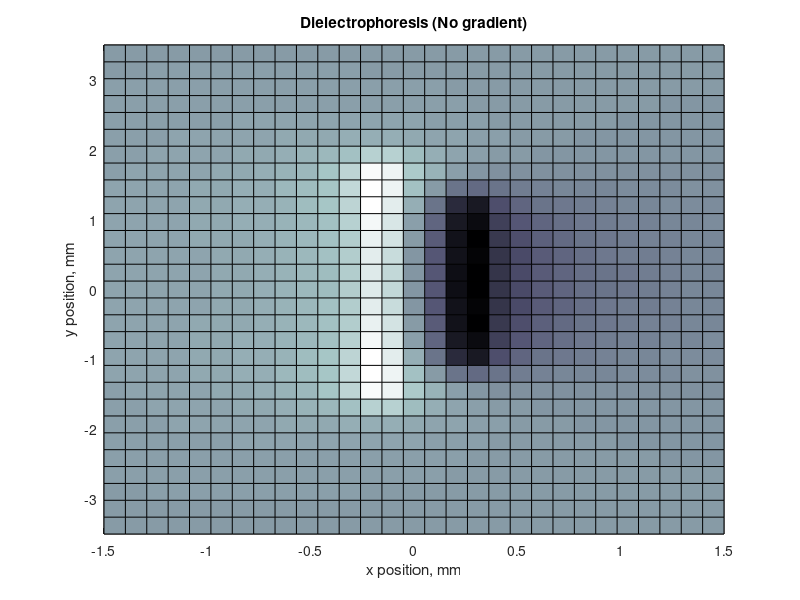

The MATLAB script that drew this image: (Note: this script raises an error after producing the figure.)
%%%%%%%%%%%%%%%%%%%%%%
%Step0_Session4_F1013B
%%%%%%%%%%%%%%%%%%%%%%

%Continue with the latest version of your code. Do the following.

%TO-DO%
%(1) Using now the concept of electric potential V(i,j) and its relation with the
%E-Field, calculate (using the same three nested for loops preferrably),
%the E field using Matlab's "gradient" function.  

%(2) Using again the command streamslice, create a new canvas to plot the
%aforementioned electric field, using the gradient.

%(3) Add and plot the equipotential lines using the "contour" (use Matlab documentation) command in
%both associated canvases.

%(4) Test the robustness of you code via changing the Nq, Lp and Ln
%values (what happens with the field lines?) - Expect questions of this
%sort in your Oral Exam.

clear;
clc;
clf;

%-----------------?------------------%
Lp=3.5;                      % Longitud placa positiva
Ln=2.5;                      % Longitud placa negativa
t=0.02;                      % Grosor de los electrones
d=0.4;                       % Distancia entre placas
p=0.01;                      % Distancia minima entre las cargas

% Define the characteristics of the electrodes
ke=1/(4*pi*8.85*10^-12);     % Constante del campo electrico
Q=1e-3;                      % Carga electrica en Coulombs
Nq=28;                       % Numero de cargas

%-----------------?------------------%

xmin_original=-d/2-3*t;  xmax_original=-xmin_original;  % 
xmin=-d/2-3*t;  xmax=-xmin;                             % 
ymin=2*(-Lp/2);   ymax=-ymin;                           % 

%-----------------Asegurar que las dimenciones que el area de trabajo sea el adecuado------------------%
if ymin <= -1  
    if xmin >= -0.5 && xmax <= 0.5
            xmin = -1.5;
            xmax = -xmin;
    end
end

%---------------% Se define una malla de puntos en el espacio 2D --------------------%
Ny=30;  Nx=Ny;
x=linspace(xmin, xmax, Nx); y=linspace(ymin, ymax, Ny); % Dibujar puntos en x y y

%-----------------Parches------------------%

vertices2d=[[-d/2-t,Lp/2]    %1 Vertice 1
    [-d/2,Lp/2]              %2 Vertice 2
    [-d/2,-Lp/2]             %3  Vertice 3
    [-d/2-t,-Lp/2]           %4 Vertice 4
    [d/2,Ln/2]               %5 Vertice 5
    [d/2+t,Ln/2]             %6  Vertice 6
    [d/2+t,-Ln/2]            %7  Vertice 7
    [d/2,-Ln/2]];            %8  Vertice 8

%  Las caras del cubo para conectar los vertices
facesP=[1 2 3 4 1];
facesN=[5 6 7 8 5];

% 
colorP=[0.95,0,0];           % Ponerle colores a las caras color rojo
colorN=[0,0,0.7];            % Color azul

%---------------------Start positioning charges------------------%
% Define a linear charge differential
dq=Q/Nq;                     % Charge differential magnitude

% Define the positions of the charges
yp=linspace(-(1-p)*Lp/2,(1-p)*Lp/2,Nq); % Positive charges Y positions, colorcar las cargas sobre las placas
xp(1:Nq)=-d/2-t/2;                      % Positive charges X positions
yn=linspace(-(1-p)*Ln/2,(1-p)*Ln/2,Nq);  % Negative charges Y positions
xn(1:Nq)= d/2+t/2;                                % Negative charges X positions

%Uncomment and complete the following template code to find out if
%you are placing you charges correctly. Additionally, play with some of the
%parameters above, to make sure that the dicrete charges are distributed
%between your plates. Finally, change the lenght of your plates, and see if
%your code responds accordingly.

plot(xp,yp,'*')
hold on
plot(xn,yn,'*') % Same but for negative charges


%-------Electric field calculation for every XY point (No gradient)-------%
% 
% % Initialize potential here
  V(1:Nx,1:Ny)=0;
% 
% % % Initialize electric field components
  % Inicializar componentes del campo eléctrico
Ex = zeros(Nx, Ny);  % Componente X del campo eléctrico
Ey = zeros(Nx, Ny);  % Componente Y del campo eléctrico
 
% % % Calculate electric field components
% %Three nested for loops start here...
 
  for i = 1:Nx % Loop for x coordinate
      for j = 1:Ny % Loop for y coordinate
          for k = 1:Nq % Loop for every charge

              rx = x(i);
              ry = y(j);
              rxp = xp(k); % Posiciones de x de las cargas positivas
              ryp = yp(k);
              rxn = xn(k);
              ryn = yn(k);

               % Electric Field
              r3psep = (sqrt((rx-rxp)^2 + (ry-ryp)^2))^3; % Distancia a la carga positiva
              r3nsep = (sqrt((rx - rxn)^2 + (ry - ryn)^2))^3; % Distancia a la carga negativa

              Ex(i, j) = Ex(i, j) + ke * dq * (rx - rxp) / r3psep - ke * dq * (rx - rxn)/r3nsep;% Componente x de E
              Ey(i, j) = Ey(i, j) + ke * dq * (ry - ryp) / r3psep - ke * dq * (ry -ryn)/r3nsep; % Componente y de E
               
                
              % Electric Potencial
              rpsep = (sqrt((rx-rxp)^2 + (ry-ryp)^2)); % Distancia a la carga positiva
              rnsep = (sqrt((rx - rxn)^2 + (ry - ryn)^2));
              V(i, j) = V(i, j) + ke * dq * (1/rpsep - 1/rnsep);
          end
      end
  end
 

% %Some place here you must calculate the E-field components.
% %Some place you must calculate V(i,j) potential for ith, jth position.

 
% %Three anidated for loops ends here...
% 
% % Calculate the electric field components using the gradient of potential
% % here
% 
[ExP, EyP] = gradient(V'); % Why do we need V' instead of V?
% Se usa la traspuesta V' porque en MATLAB las filas de una matriz representan el eje (y) 
% y las columnas el eje (x), lo cual es opuesto a la convención física donde columnas 
% corresponden a (x) y filas a (y).
ExP = -ExP;
EyP = -EyP;
% 
% % 
hold on
axis ([xmin xmax ymin ymax])
xlabel 'x position, mm'
ylabel 'y position, mm'
title 'Dielectrophoresis (No gradient)'
grid on
% 
% %Set aesthetics (for E-field plot) using the potential values recently added (just uncomment).
pcolor(x,y,V')                % Color map of the Voltage
colormap bone                 % Color
% 
% 
% %Use here the streamslice command to plot you calculated E-field...
streamslice(x,y,Ex',Ey',2);  % Electric field lines without gradient 
%                         % Why do we need Ex' and Ey' instead of Ex and Ey?
% 
% %Uncomment and comment (what are these new lines for?)
shading interp;
colorbar;
% 

patch('Faces',facesP,'Vertices',vertices2d,'FaceColor',colorP);
patch('Faces',facesN,'Vertices',vertices2d,'FaceColor',colorN);
 
% %%%-- Plot here now the E-Field using the gradient --%%%
% %Use previous lines as a template, use same aesthetics. 


figure;
hold on
axis ([xmin xmax ymin ymax])
xlabel 'x position, mm'
ylabel 'y position, mm'
title 'Dielectrophoresis (With gradient)'
grid on
% 
% %Set aesthetics (for E-field plot) using the potential values recently added (just uncomment).
pcolor(x,y,V')                % Color map of the Voltage
colormap bone

streamslice(x,y,ExP,EyP,2);
shading interp;
colorbar;
patch('Faces',facesP,'Vertices',vertices2d,'FaceColor',colorP);
patch('Faces',facesN,'Vertices',vertices2d,'FaceColor',colorN);


%% Step 1

%-------------------------Erythrocytes configuration----------------------%
h = 0.12; % Define the characteristics of the erythrocytes

%                                 % Define an adjustable parameter (biology enters here) using the letter "h". Consider that 
                                   % h<0.03 will be associated with healthy blood and h>0.2 with infected blood 
                                   % (for a final set of given parameters).

rad=(xmax - xmin)/50;  % Define the erythrocyte radius as a fraction of the x space scale.

Ne = 10;                             %  No. of erythrocytes to be modelled.

dt = 0.2;                             % time step variable "dt" in Arbitrary units (use a value of 0.2)

qe = 1e-6;                             % Create a variable "qe" to define the erythrocyte electric charge 
                               % (equally positives and negatives - why?),
                               % La misma cantidad qe, la carga neta del erythrocyte es 0
                               % use a value of 1 micro Coulombs.
                         
                            


%-------------------------Erythrocytes displacement-----------------------%
% Initialize the count of healthy and infected erythrocytes
healthy=0; infected=0;



% (3) Open a for loop that will run over the total number of erythrocytes (Ne) defined by the user, 
% and within it initialize the erythrocyte position (xe, ye) and velocities (Vx , Vy)... Think about it! :)

for ery = 1:Ne % Para cada erythrocyte
     path=animatedline('lineWidth',2,'lineStyle',':', 'color','y');
     dx = h * rand() * rad;  % Random displacement factor based on radius and parameter h
     fprintf('Erythrocyte: %d has an associated displacement of: %f\n', ery, dx);

    % Iniciar las posiciones x y y y velocidades
    xe = 0; % Al iniciar, la posicion es 0
    ye = ymax; % Caer desde la altura maxima
    Vx = 0;
    Vy = -1; % Esta negativo porque va hacia abajo
    
    % i = 0;
    while ye>ymin + dx % cada posicion en y
        addpoints(path,xe,ye);
        head = scatter(xe,ye,100,"filled","o","red");
        drawnow
        % Force calculation
        % Initialize electric force
        Fx = 0; % Siempre la componente en y es 0, entonces la fuerza solo va en direccion x
        % ye = y(Ny - i);
        % i = i + 1;
        % disp(ye)

        for k = 1:Nq % para cada carga
            % Calculate the distances from the erythrocyte
            % Lado izquierdo <-
            rnp= sqrt((xe-dx-xp(k)^2 + (ye-yp(k))^2)); % Carga positiva al ery
            % que pasaria si el dx seria muy chiquito o 0
            rnn = sqrt((xe-dx-xn(k)^2 + (ye-yn(k))^2));

            % Lado derecho ->
            rpp= sqrt((xe+dx-xp(k)^2 + (ye-yp(k))^2));
            rpn = sqrt((xe+dx-xn(k)^2 + (ye-yn(k))^2));

            % Calculate the force magnitud
            Fpp = -ke*dq*qe/(rpp^3);
            Fpn = -ke*dq*qe/(rpn^3);
            Fnn= ke*dq*qe/(rnn^3);
            Fnp= ke*dq*qe/(rnp^3);
            
            Fx = Fx + Fpn*(xe+dx-xn(k)) + Fpp*(xe+dx-xp(k)) + Fnn*(xe-dx-xn(k)) + Fnp*(xe-dx-xp(k));

        end

        % Calculate the nrw position of the ery assuming mass = 1
        a = Fx;
        Vx = Vx + a*dt;
        xe = xe + Vx*dt + 0.5*a*dt^2;
        ye= ye + dt*Vy;
        
        % Check if the erythrocyte is still within the valid Y range
        if ye > ymin + dx
            delete(head);  % Remove the current visual representation of the erythrocyte
        end
    end
    if xe<0.07
        healthy=healthy+1;
    else
        infected=infected+1;
    end
   
end
% Calculates what?
infected_probability = 100*infected/(healthy+infected);

% Creates what?
str = ['Infected probability of  ', num2str(infected_probability), ' %'];
annotation('textbox', [0.15, 0.8, 0.1, 0.1], 'String', str, 'FitBoxToText', 'on');
 
% (4) Next, inside this loop and after the initialization referred above, use (define) a while that will 
% run from the upmost Y-coordinate of the erythrocyte, say "ye", to the bottom-most (down-most)  
% Y-coordinate of the erythrocyte (say "ye>ymin"). 
% 
% (5)Finally, inside this while open another for loop that will run from charge 1 all the way to the last 
% charge in the plates (electrodes).